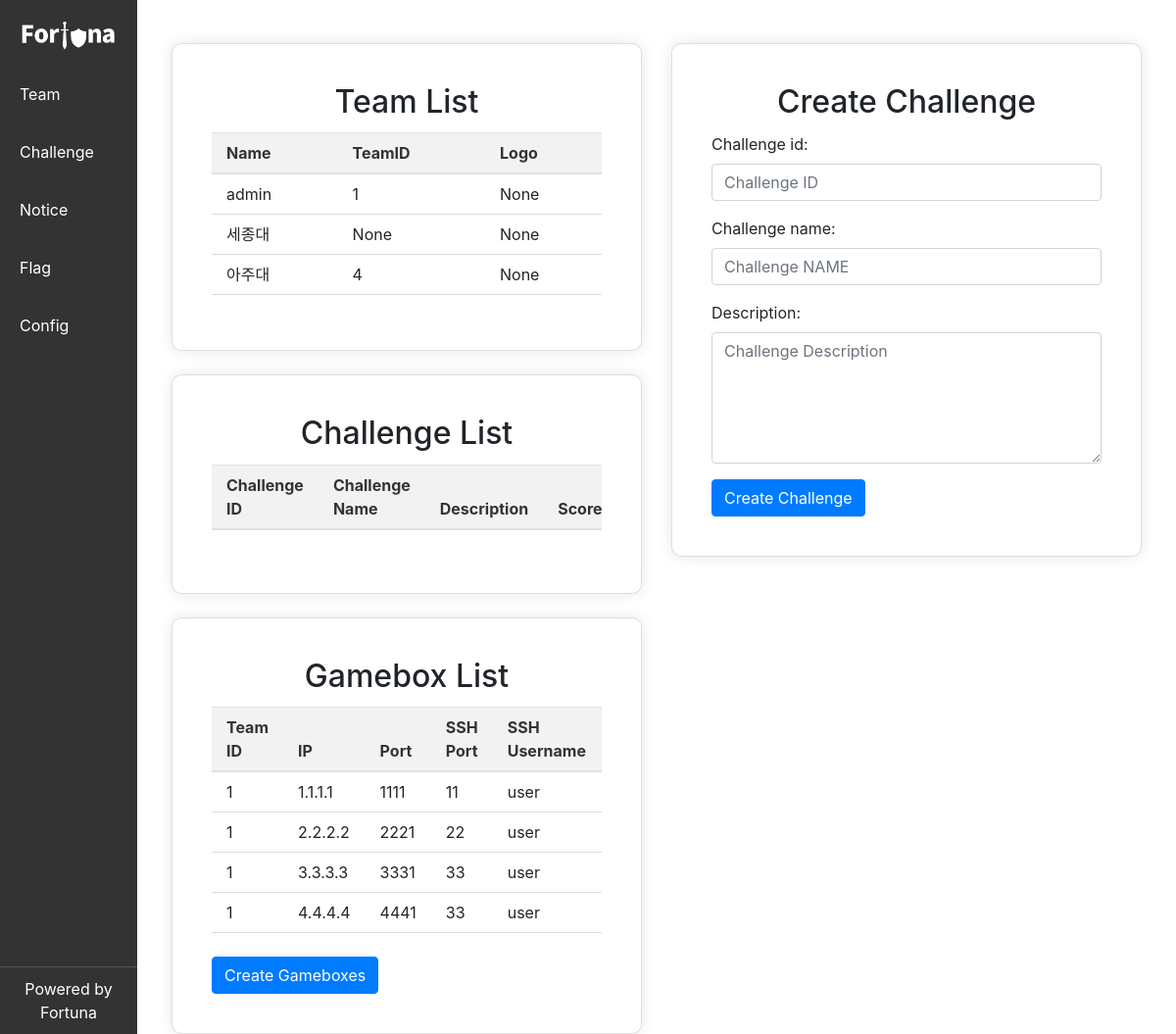
Page /manage/challenge/ on the earlier database version.
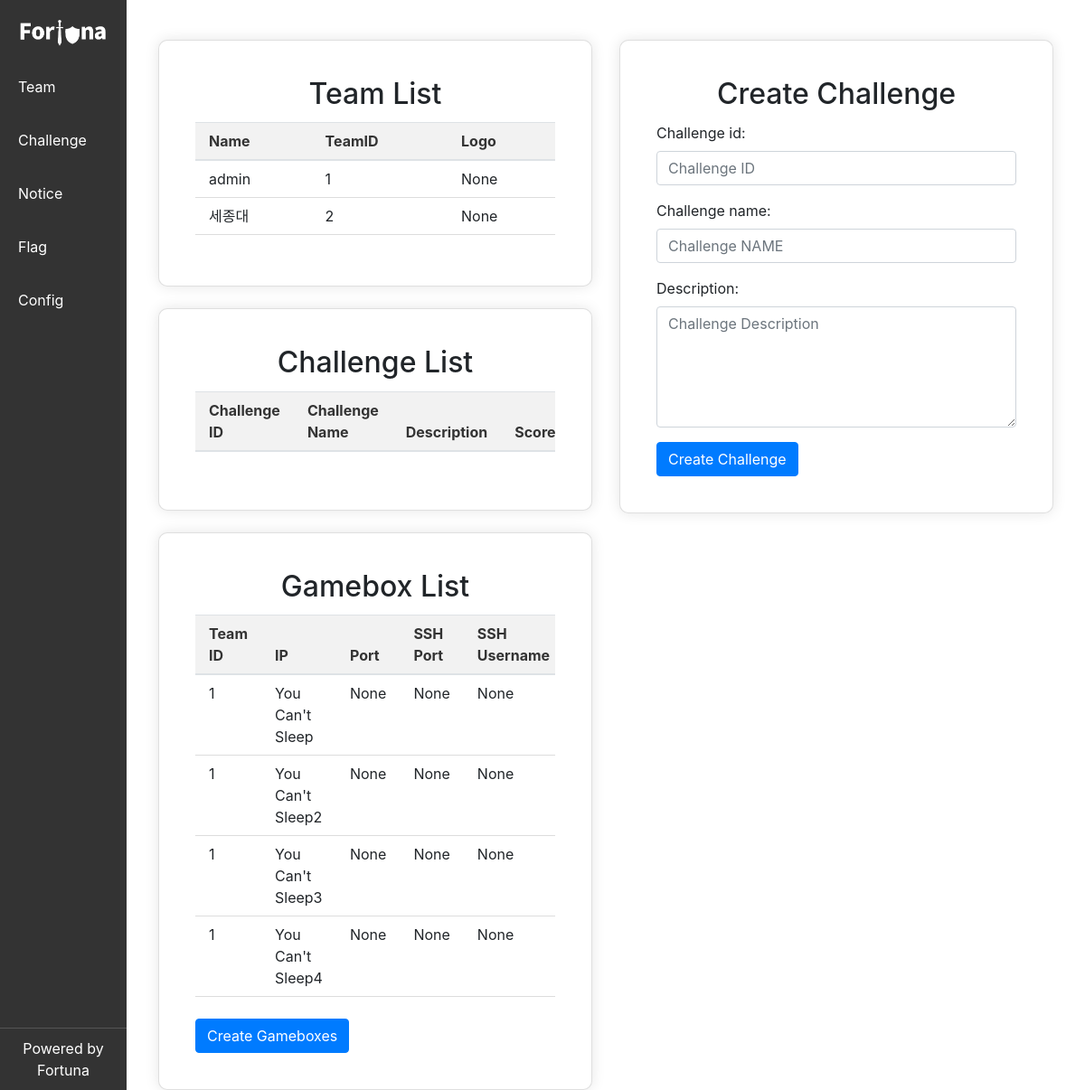
Same page on the later database version.
### account/models.py (models this page shows, shortened)
class Team(AbstractBaseUser, PermissionsMixin):
    created_at = models.DateTimeField(auto_now_add=True)
    name = models.CharField(max_length=255, unique=True)
    logo = models.CharField(max_length=255, null=True, blank=True)
    score = models.FloatField(null=True, blank=True)
    team_id = models.PositiveIntegerField(unique=True, blank=True)
    token = models.CharField(max_length=255, null=True, blank=True)
    is_staff = models.BooleanField(default=False)
    objects = CustomUserManager()
    USERNAME_FIELD = 'name'
    REQUIRED_FIELDS = []

### challenge/models.py (models this page shows)
class GameBox(models.Model):
    created_at = models.DateTimeField(auto_now_add=True)                                ## 생성 시간
    team_id = models.PositiveIntegerField(null=True, blank=True)                        ## 챌린지 소유 팀 식별자
    challenge_id = models.PositiveIntegerField(null=True, blank=True)                   ## 식별자
    ip = models.CharField(max_length=255, null=True, blank=True)                        ## IP 주소
    port = models.PositiveIntegerField(null=True, blank=True)                           ## 포트 번호
    ssh_port = models.PositiveIntegerField(null=True, blank=True)                       ## SSH 포트 번호
    ssh_user = models.CharField(max_length=255, null=True, blank=True)                  ## SSH 사용자 이름
    ssh_password = models.CharField(max_length=255, null=True, blank=True)              ## SSH 비밀번호
    visible = models.BooleanField(null=False, blank=True, default=True)                 ## 챌린지 가시화 여부
    score = models.FloatField(null=True, blank=True)                                    ## 챌린지 점수
    is_down = models.BooleanField(null=False, blank=True, default=False)                ## SLA 다운 여부
    is_attacked = models.BooleanField(null=False, blank=True, default=False)            ## 공격 받은 여부
    class Meta:
        db_table = 'game_boxes'

### challenge/views.py (the view)
# urls.py: path('challenge/', challenge.manage_gamebox_view, name='manage_challenge'),
def manage_gamebox_view(request):
    if request.method == 'POST':
        form = ChallengeForm(request.POST)
        if form.is_valid():
            form.save()
            return redirect('manage_challenge')  # 또는 다른 적절한 리다이렉션
    else:
        form = ChallengeForm()
    gameboxes = GameBox.objects.all()
    teams = Team.objects.all()
    challenges = Challenge.objects.all()
    context = {'gameboxes': gameboxes, 'form': form, 'teams': teams, 'challenges': challenges}
    return render(request, 'challenge/manage_challenge.html', context)

### challenge/forms.py
class ChallengeForm(forms.ModelForm):
    class Meta:
        model = Challenge
        fields = [
            'challenge_id', 'challenge_name', 'description'
        ]
        widgets = {
            'challenge_id': forms.NumberInput(attrs={'class': 'form-control', 'placeholder':'Challenge ID'}),
            'challenge_name': forms.TextInput(attrs={'class': 'form-control', 'placeholder':'Challenge NAME'}),
            'description': forms.Textarea(attrs={'class': 'form-control', 'cols': 40, 'rows': 5, 'placeholder':'Challenge Description'}),
        }

### templates/challenge/manage_challenge.html (shortened to what this page needs)
{% extends 'manage/base.html' %}
{% load static %}
{% block content %}
<div class="container-fluid mt-4">
    <div class="row">
        <div class="col-md-6">
            <div class="card">
                <div class="card-body">
                    <h2 class="card-title text-center">Team List</h2>
                    <div class="table-responsive">
                        <table class="table">
                            <thead>
                                <tr>
                                    <th>Name</th>
                                    <th>TeamID</th>
                                    <th>Logo</th>
                                </tr>
                            </thead>
                            <tbody>
                                {% for team in teams %}
                                <tr>
                                    <td>{{ team.name }}</td>
                                    <td>{{ team.team_id }}</td>
                                    <td>{{ team.logo }}</td>
                                </tr>
                                {% endfor %}
                            </tbody>
                        </table>
                    </div>
                </div>
            </div>
            <br>
            <div class="card">
                <div class="card-body">
                    <h2 class="card-title text-center">Challenge List</h2>
                    <div class="table-responsive" style="padding-bottom: 8px;">
                        <table class="table">
                            <thead>
                                <tr>
                                    <th>Challenge ID</th>
                                    <th>Challenge Name</th>
                                    <th>Description</th>
                                    <th>Score</th>
                                </tr>
                            </thead>
                        </table>
                    </div>
                </div>
            </div>
            <br>
            <div class="card">
                <div class="card-body">
                    <h2 class="card-title text-center">Gamebox List</h2>
                    <div class="table-responsive" style="padding-bottom: 8px;">
                        <table class="table">
                            <thead>
                                <tr>
                                    <th>Team ID</th>
                                    <th>IP</th>
                                    <th>Port</th>
                                    <th>SSH Port</th>
                                    <th>SSH Username</th>
                                </tr>
                            </thead>
                            <tbody>
                                {% for gamebox in gameboxes %}
                                <tr>
                                    <td>{{ gamebox.team_id }}</td>
                                    <td>{{ gamebox.ip }}</td>
                                    <td>{{ gamebox.port }}</td>
                                    <td>{{ gamebox.ssh_port }}</td>
                                    <td>{{ gamebox.ssh_user }}</td>
                                </tr>
                                {% endfor %}
                            </tbody>
                        </table>
                    </div>
                    <form action="{% url 'upsert_challenge' %}" method="post">
                        <button type="submit" class="btn btn-primary">Create Gameboxes</button>
                    </form>
                </div>
            </div>
        </div>
        <div class="col-md-6">
            <div class="card">
                <div class="card-body">
                    <h2 class="card-title text-center">Create Challenge</h2>
                    <form method="post">
                        {{ form.as_p }}
                        <button type="submit" class="btn btn-primary">Create Challenge</button>
                    </form>
                </div>
            </div>
        </div>
    </div>
</div>
{% endblock content %}

Differences in the rows shown:
removed Team: name "아주대", team_id "4", logo "None"
changed Team "세종대": team_id "None" → "2"
computed for GameBox: ip "1.1.1.1" → "You Can't Sleep"; port "1111" → "None"; ssh_port "11" → "None"; ssh_user "user" → "None"
computed for GameBox: ip "2.2.2.2" → "You Can't Sleep2"; port "2221" → "None"; ssh_port "22" → "None"; ssh_user "user" → "None"
computed for GameBox: ip "3.3.3.3" → "You Can't Sleep3"; port "3331" → "None"; ssh_port "33" → "None"; ssh_user "user" → "None"
computed for GameBox: ip "4.4.4.4" → "You Can't Sleep4"; port "4441" → "None"; ssh_port "33" → "None"; ssh_user "user" → "None"
